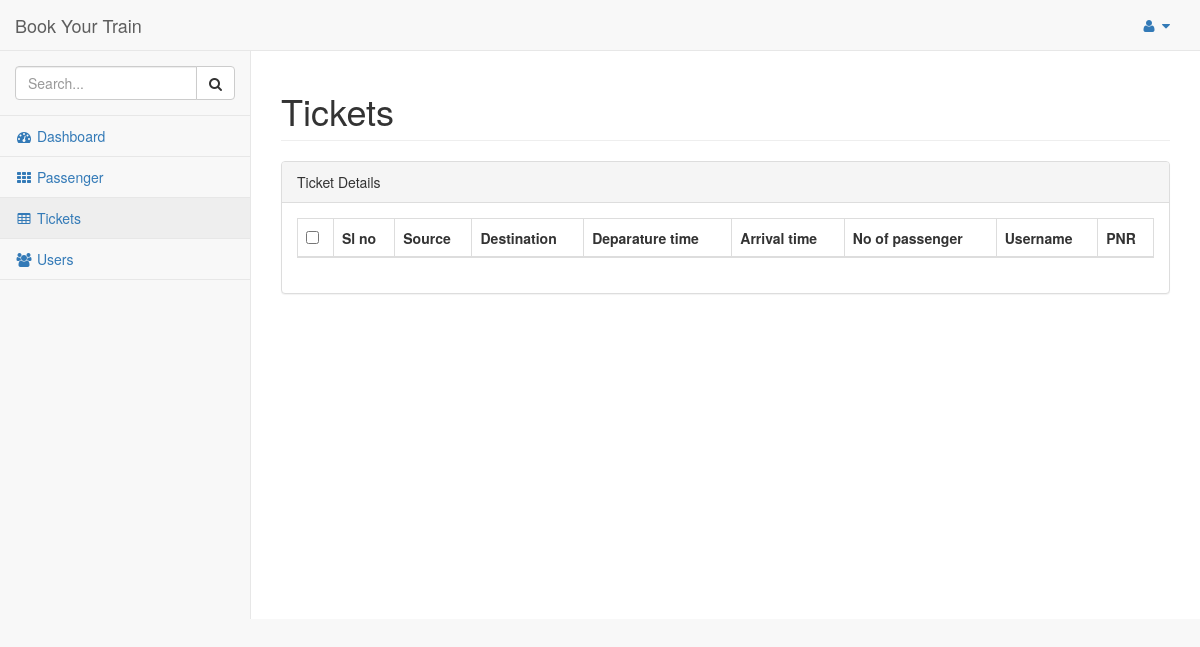
Before: /admin/ticket.php (signed in) with the older database file.
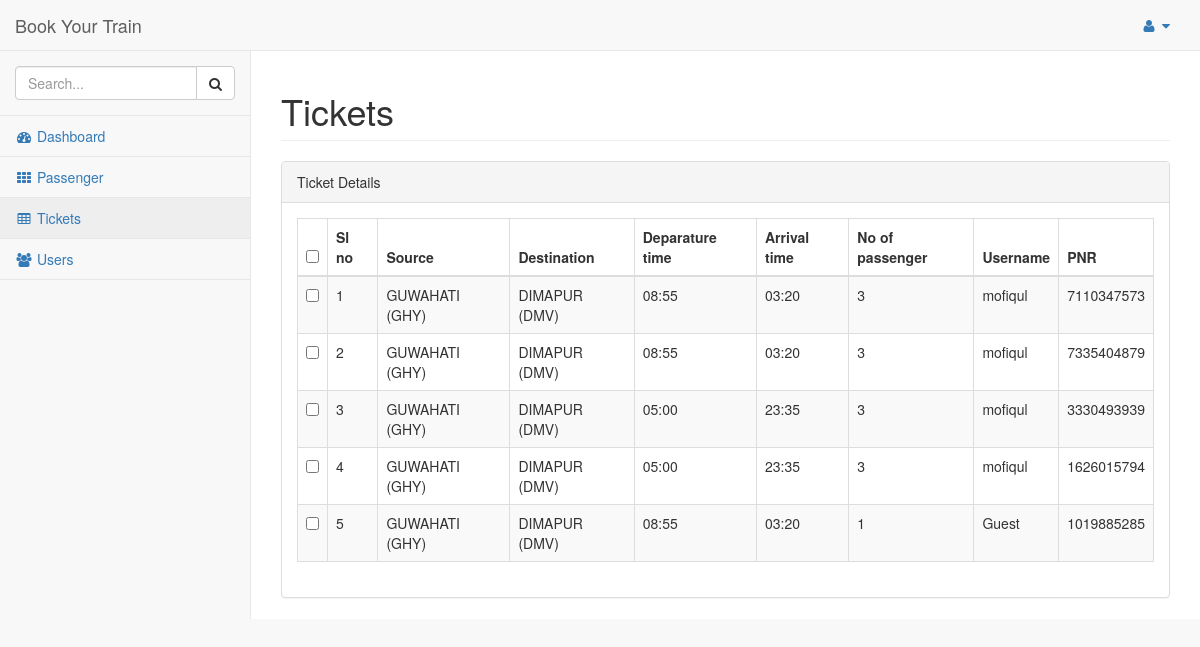
After: the same page with the newer database file.
### tables this page shows
CREATE TABLE `ticket` (
  `id` int(200) NOT NULL,
  `source` varchar(100) DEFAULT NULL,
  `destination` varchar(100) DEFAULT NULL,
  `a_time` varchar(10) DEFAULT NULL,
  `d_time` varchar(10) DEFAULT NULL,
  `no_of_passenger` int(10) DEFAULT NULL,
  `username` varchar(100) DEFAULT NULL,
  `pnr` varchar(200) DEFAULT NULL,
  PRIMARY KEY (`id`),
  KEY `username` (`username`),
  CONSTRAINT `ticket_ibfk_1` FOREIGN KEY (`username`) REFERENCES `user` (`username`)
);

### classes/ticket.class.php (the view)
<?php
class Ticket{
  private $db;
  public function __construct($_db){
    $this->db = $_db;
  }
  public function get_all_ticket(){
    $query = "select * from ticket order by id asc";
    $result = $this->db->query($query);
    while($rows = $result->fetch_object()){
      echo '<tr>';
      echo '<td><input type="checkbox" id="select-all"/></td>';
      echo '<td>'.$rows->id.'</td>';
      echo '<td>'.$rows->source.'</td>';
      echo '<td>'.$rows->destination.'</td>';
      echo '<td>'.$rows->a_time.'</td>';
      echo '<td>'.$rows->d_time.'</td>';
      echo '<td>'.$rows->no_of_passenger.'</td>';
      echo '<td>'.$rows->username.'</td>';
      echo '<td>'.$rows->pnr.'</td>';
      echo '</tr>';
    }
  }
}
?>

Changed rows visible on the page:
added ticket: id "1", source "GUWAHATI (GHY)", destination "DIMAPUR (DMV)", a_time "08:55", d_time "03:20", no_of_passenger "3", username "mofiqul", pnr "7110347573"
added ticket: id "2", source "GUWAHATI (GHY)", destination "DIMAPUR (DMV)", a_time "08:55", d_time "03:20", no_of_passenger "3", username "mofiqul", pnr "7335404879"
added ticket: id "3", source "GUWAHATI (GHY)", destination "DIMAPUR (DMV)", a_time "05:00", d_time "23:35", no_of_passenger "3", username "mofiqul", pnr "3330493939"
added ticket: id "4", source "GUWAHATI (GHY)", destination "DIMAPUR (DMV)", a_time "05:00", d_time "23:35", no_of_passenger "3", username "mofiqul", pnr "1626015794"
added ticket: id "5", source "GUWAHATI (GHY)", destination "DIMAPUR (DMV)", a_time "08:55", d_time "03:20", no_of_passenger "1", username "Guest", pnr "1019885285"
